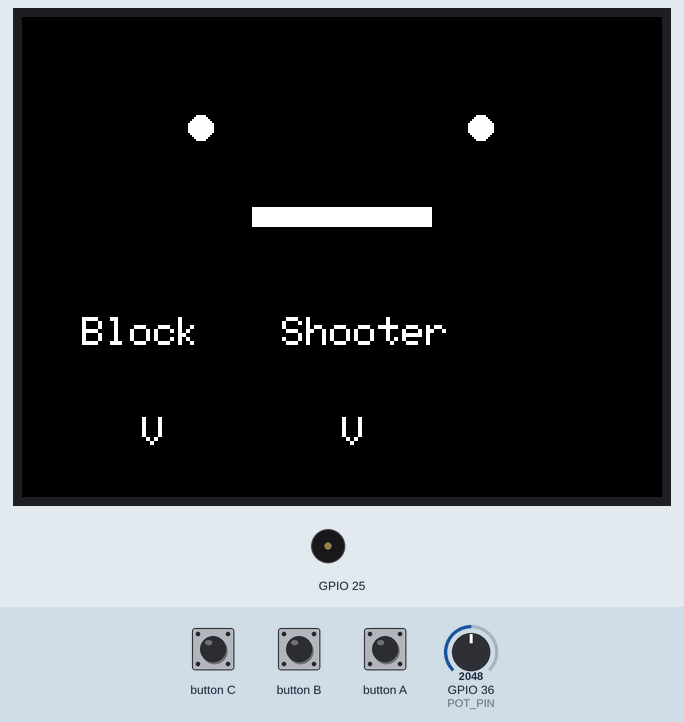
This sketch was run on a simulated ESP32. Shown: 320×240 colour display, buzzer (waves = sounding). Inputs (shaded band) come from the test bench; at power-on: GPIO 36 (POT_PIN) = 2048 (analog values on the 0–4095 scale). Random numbers use the default seed unless the sketch sets one.

Above: at 1.34 s.
1.5 s: button B pressed for 0.15 s
At 1.89 s:
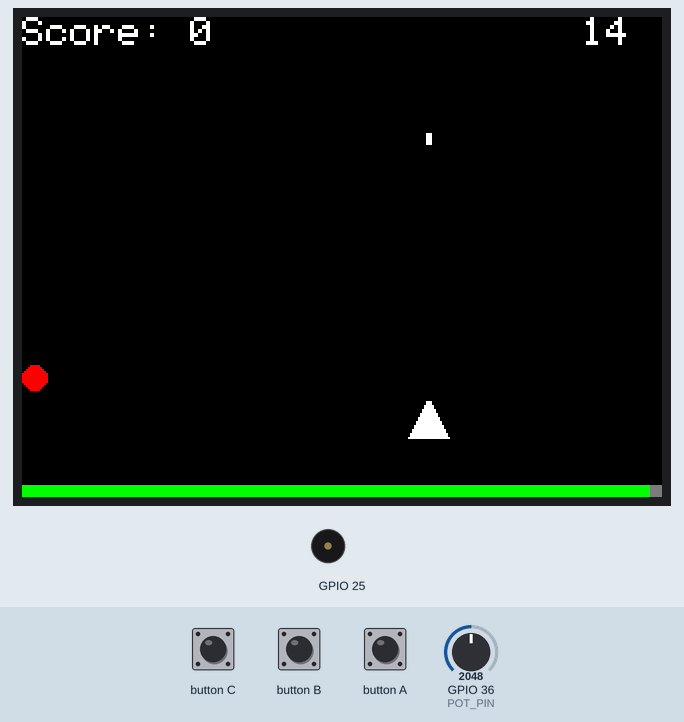
2.2 s: GPIO 36 (POT_PIN) set to 2097
At 2.51 s:
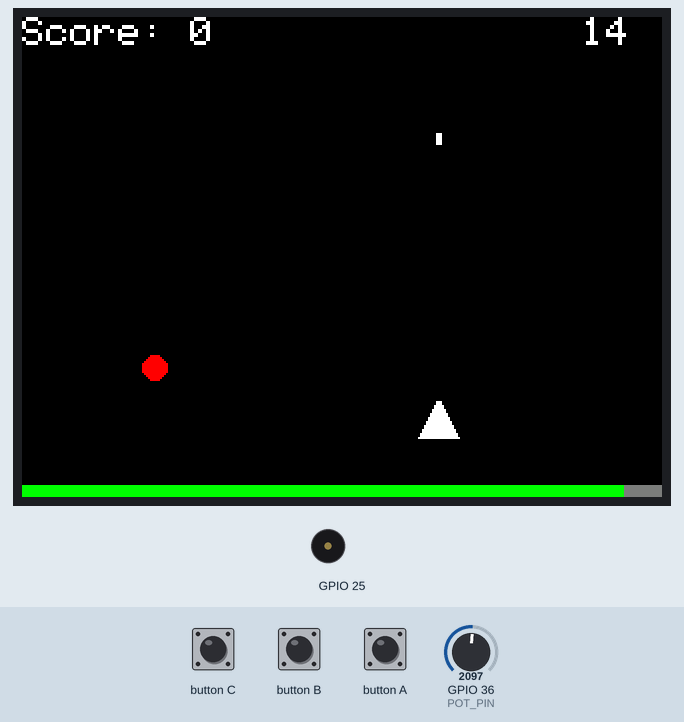
4.7 s: button C pressed for 0.15 s
5.4 s: button A pressed for 0.15 s
6.1 s: button C pressed for 1 s
7.7 s: button B pressed for 1 s
At 11.06 s:
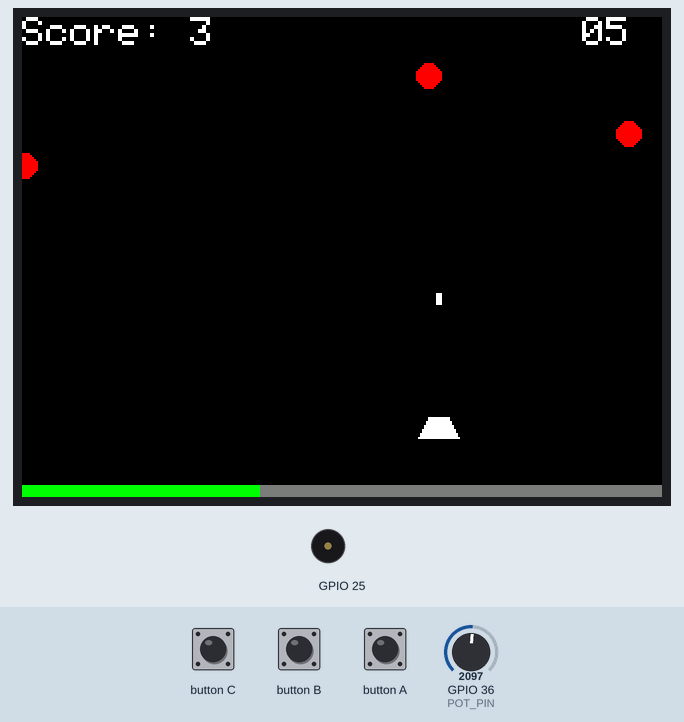
At 16.9 s:
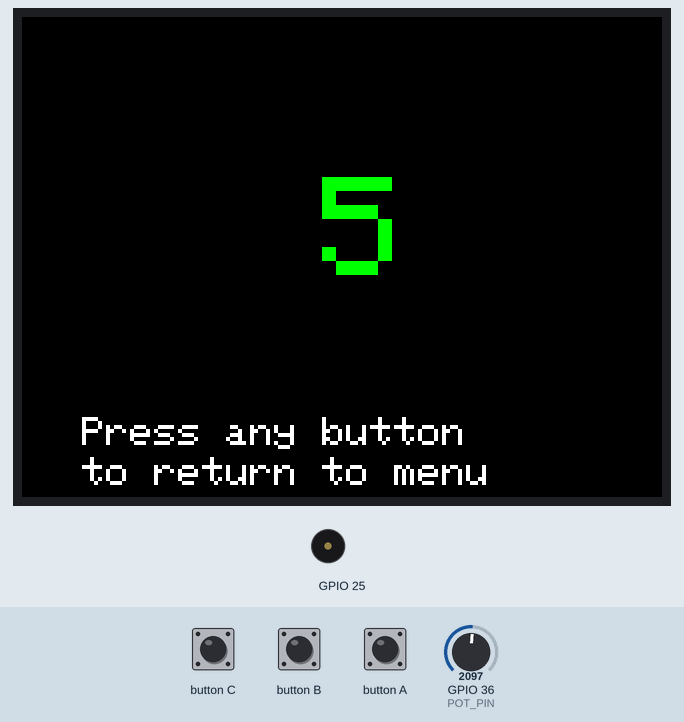
Timing chart, 0 to 18.0 s (numbered marks = the images above; inputs shaded):
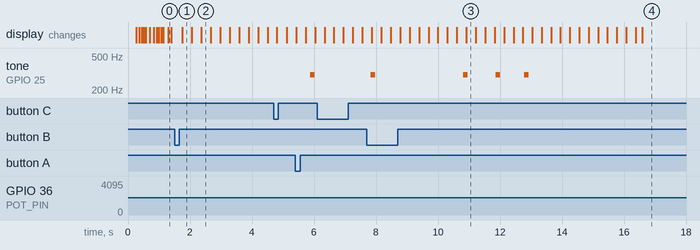

The sketch:

main.ino
```cpp
#include <M5Stack.h>
#include "GameManager.h"

GameManager game;

void setup() {
  M5.begin();
  pinMode(36, INPUT);
  game.init();
}

void loop() {
  M5.update();
  game.update();
}
```

BlockBreaker.cpp
```cpp
#include "BlockBreaker.h"
#include "GameManager.h"
#include "GameTypes.h"


BlockBreaker::Ball::Ball(int startX, int startY, int startDX, int startDY, int r) {
  x = startX; y = startY; dx = startDX; dy = startDY; radius = r;
}

void BlockBreaker::Ball::move() {
  x += dx; y += dy;
  if (x <= 0 || x >= 320) dx = -dx;
  if (y <= 0) dy = -dy;
}

void BlockBreaker::Ball::draw() {
  M5.Lcd.fillCircle(x, y, radius, WHITE);
}

void BlockBreaker::Ball::clear() {
  M5.Lcd.fillCircle(x, y, radius, BLACK);
}

void BlockBreaker::Ball::reset(int startX, int startY, int startDX, int startDY) {
  x = startX; y = startY; dx = startDX; dy = startDY;
}

BlockBreaker::Block::Block() {
  visible = false;
}

BlockBreaker::Block::Block(int startX, int startY, int w, int h, uint16_t c) {
  x = startX; y = startY; width = w; height = h; color = c; visible = true;
}

void BlockBreaker::Block::draw() {
  if (visible) M5.Lcd.fillRect(x, y, width, height, color);
}

void BlockBreaker::Block::clear() {
  M5.Lcd.fillRect(x, y, width, height, BLACK);
}

void BlockBreaker::Block::checkCollision(Ball& ball) {
  if (visible && ball.x >= x && ball.x <= x + width && ball.y >= y && ball.y <= y + height) {
    visible = false;
    clear();
    ball.dy = -ball.dy;
    M5.Speaker.tone(1500, 100);
  }
}

void BlockBreaker::setup() {
  M5.Lcd.fillScreen(BLACK);
  for (int row = 0; row < BLOCK_ROWS; row++) {
    for (int col = 0; col < BLOCK_COLS; col++) {
      uint16_t color = colors[random(0, 6)];
      blocks[row][col] = new Block(col * BLOCK_WIDTH, row * BLOCK_HEIGHT + 20, BLOCK_WIDTH, BLOCK_HEIGHT, color);
      blocks[row][col]->draw();
    }
  }
  paddleX = 160;
  ball = new Ball(160, 210, random(-8, 8), random(-7, -1), 5);
  ball->draw();
}

void BlockBreaker::update(GameState& state, bool& scoreDisplayed) {
  int val = analogRead(36);
  val = map(val, 150, 3100, 0, 320 - PADDLE_WIDTH);
  M5.Lcd.fillRect(paddleX, paddleY, PADDLE_WIDTH, 1, BLACK);
  paddleX = val;
  if (M5.BtnC.isPressed()) paddleX += 10;
  if (M5.BtnA.isPressed()) paddleX -= 10;
  paddleX = constrain(paddleX, 0, 320 - PADDLE_WIDTH);
  M5.Lcd.fillRect(paddleX, paddleY, PADDLE_WIDTH, 1, WHITE);

  ball->clear();
  ball->move();

  if (ball->y >= paddleY - ball->radius && ball->y <= paddleY + 10 &&
      ball->x >= paddleX && ball->x <= paddleX + PADDLE_WIDTH) {
    ball->dy = -ball->dy;
    int paddleCenter = paddleX + PADDLE_WIDTH / 2;
    int distanceFromCenter = ball->x - paddleCenter;
    ball->dx = distanceFromCenter / 5;
    M5.Speaker.tone(500, 100);
  }

  for (int row = 0; row < BLOCK_ROWS; row++) {
    for (int col = 0; col < BLOCK_COLS; col++) {
      blocks[row][col]->checkCollision(*ball);
    }
  }

  if (ball->y >= 240) {
    displayGameOver(state, scoreDisplayed);
    return;
  }

  if (allBlocksCleared()) {
    displayGameClear(state, scoreDisplayed);
    return;
  }

  ball->draw();
  delay(30);
}

bool BlockBreaker::allBlocksCleared() {
  for (int row = 0; row < BLOCK_ROWS; row++) {
    for (int col = 0; col < BLOCK_COLS; col++) {
      if (blocks[row][col]->visible) return false;
    }
  }
  return true;
}

void BlockBreaker::displayGameClear(GameState& state, bool& scoreDisplayed) {
  M5.Lcd.fillScreen(BLACK);
  M5.Lcd.setCursor(60, 120);
  M5.Lcd.setTextSize(4);
  M5.Lcd.setTextColor(GREEN);
  M5.Lcd.println("GAME CLEAR");
  M5.Lcd.setTextSize(2);
  M5.Lcd.setCursor(30, 200);
  M5.Lcd.println("Press any button");
  M5.Lcd.setCursor(30, 220);
  M5.Lcd.println("to return to menu");
  scoreDisplayed = true;
  state = MENU;
}

void BlockBreaker::displayGameOver(GameState& state, bool& scoreDisplayed) {
  M5.Lcd.fillScreen(BLACK);
  M5.Lcd.setCursor(60, 120);
  M5.Lcd.setTextSize(4);
  M5.Lcd.setTextColor(RED);
  M5.Lcd.println("GAME OVER");
  M5.Lcd.setTextSize(2);
  M5.Lcd.setCursor(30, 200);
  M5.Lcd.println("Press any button");
  M5.Lcd.setCursor(30, 220);
  M5.Lcd.println("to return to menu");
  scoreDisplayed = true;
  state = MENU;
}
```

BlockBreaker.h
```cpp
#pragma once
#include <M5Stack.h>
#include "GameTypes.h"

class BlockBreaker {
public:
  void setup();
  void update(GameState& state, bool& scoreDisplayed);

private:
  static const int BLOCK_WIDTH = 40;
  static const int BLOCK_HEIGHT = 20;
  static const int BLOCK_ROWS = 4;
  static const int BLOCK_COLS = 8;
  static const int PADDLE_WIDTH = 80;

  class Ball {
  public:
    int x, y, dx, dy, radius;
    Ball(int startX, int startY, int startDX, int startDY, int r);
    void move();
    void draw();
    void clear();
    void reset(int startX, int startY, int startDX, int startDY);
  };

  class Block {
  public:
    int x, y, width, height;
    uint16_t color;
    bool visible;
    Block();
    Block(int startX, int startY, int w, int h, uint16_t c);
    void draw();
    void clear();
    void checkCollision(Ball& ball);
  };

  Ball* ball;
  Block* blocks[BLOCK_ROWS][BLOCK_COLS];
  int paddleX = 160;
  int paddleY = 220;
  uint16_t colors[6] = {RED, GREEN, BLUE, YELLOW, CYAN, MAGENTA};

  bool allBlocksCleared();
  void displayGameClear(GameState& state, bool& scoreDisplayed);
  void displayGameOver(GameState& state, bool& scoreDisplayed);
};
```

FaceBG.cpp
```cpp
#include "FaceBG.h"

// ---------- utils ----------
float FaceBG::clampf(float v, float a, float b) { return v < a ? a : (v > b ? b : v); }
float FaceBG::lerpf(float a, float b, float t) { return a + (b - a) * t; }
float FaceBG::easeInOut(float t) {
  t = clampf(t, 0.0f, 1.0f);
  return t * t * (3.0f - 2.0f * t); // smoothstep
}
float FaceBG::mapf(float v, float inMin, float inMax, float outMin, float outMax) {
  if (inMax == inMin) return outMin;
  float t = (v - inMin) / (inMax - inMin);
  t = clampf(t, 0.0f, 1.0f);
  return outMin + (outMax - outMin) * t;
}

// ---------- scheduling ----------
void FaceBG::scheduleAutoGaze() {
  nextGazeMs = millis() + random(900, 2200);
  autoTX = random(-60, 61) / 100.0f; // -0.6..0.6
  autoTY = random(-30, 31) / 100.0f; // -0.3..0.3
}
void FaceBG::scheduleBlink() { nextBlinkMs = millis() + random(2200, 6000); }
void FaceBG::startBlink() { blinking = true; blinkStartMs = millis(); }

// 0..1（0=open, 1=closed）
float FaceBG::blinkValue() {
  if (!blinking) return 0.0f;

  // まぶたアニメ（ゆっくり）
  const uint32_t closeTime = 220;
  const uint32_t holdTime  = 180;
  const uint32_t openTime  = 260;
  const uint32_t total     = closeTime + holdTime + openTime;

  uint32_t t = millis() - blinkStartMs;
  if (t >= total) {
    blinking = false;
    scheduleBlink();
    return 0.0f;
  }

  if (t < closeTime) return easeInOut((float)t / closeTime);
  if (t < closeTime + holdTime) return 1.0f;

  uint32_t tt = t - (closeTime + holdTime);
  return 1.0f - easeInOut((float)tt / openTime);
}

// ---------- pot ----------
bool FaceBG::potIsActive(uint32_t now) const {
  return (now - lastPotMoveMs) < POT_ACTIVE_HOLD_MS;
}

void FaceBG::updatePot(uint32_t now) {
  potRaw = analogRead(POT_PIN);

  if (abs(potRaw - potLastRaw) >= POT_MOVE_DELTA) {
    lastPotMoveMs = now;
    potLastRaw = potRaw;
  }

  // -1..1
  float x = mapf((float)potRaw, (float)POT_MIN, (float)POT_MAX, -1.0f, 1.0f);

  // 少し落ち着かせる（ノイズ吸収）
  static float xf = 0.0f;
  xf = lerpf(xf, x, 0.18f);
  manualX = xf;
}

// ---------- drawing ----------
void FaceBG::drawStaticFaceOnce() {
  // ここで背景を作る（メニューUIはこの後に上書き描画）
  M5.Lcd.fillScreen(BG);

  // 口（固定：長方形バー）
  int mx = CX - MOUTH_W / 2;
  int my = MOUTH_Y - MOUTH_H / 2;
  M5.Lcd.fillRect(mx, my, MOUTH_W, MOUTH_H, FG);
}

void FaceBG::clearEyeBox(int ex, int ey) {
  int x = ex - EYE_BOX_W / 2;
  int y = ey - EYE_BOX_H / 2;
  M5.Lcd.fillRect(x, y, EYE_BOX_W, EYE_BOX_H, BG);
}

void FaceBG::drawEyeWithLids(int ex, int ey, int lidPx) {
  // eye dot
  M5.Lcd.fillCircle(ex, ey, EYE_R, FG);

  if (lidPx <= 0) return;

  int top = ey - EYE_BOX_H / 2;
  int bot = ey + EYE_BOX_H / 2;

  // eyelids
  M5.Lcd.fillRect(ex - EYE_BOX_W / 2, top, EYE_BOX_W, lidPx, BG);
  M5.Lcd.fillRect(ex - EYE_BOX_W / 2, bot - lidPx, EYE_BOX_W, lidPx, BG);

  // fully closed line
  if (lidPx >= (EYE_BOX_H / 2 - 2)) {
    M5.Lcd.drawLine(ex - 12, ey, ex + 12, ey, FG);
    M5.Lcd.drawLine(ex - 12, ey + 1, ex + 12, ey + 1, FG);
  }
}

// ---------- public ----------
void FaceBG::begin() {
  randomSeed(esp_random());
  analogReadResolution(12);

  // 初期化
  drawStaticFaceOnce();
  scheduleAutoGaze();
  scheduleBlink();

  potLastRaw = analogRead(POT_PIN);
  lastPotMoveMs = 0;

  // 初回描画（目を中央に）
  prevLx = prevLy = prevRx = prevRy = -999;
  prevLidPx = -1;

  lastFrameMs = millis();
}

void FaceBG::update() {
  // 30fps
  uint32_t now = millis();
  if (now - lastFrameMs < 33) return;
  lastFrameMs = now;

  updatePot(now);
  bool active = potIsActive(now);

  // auto gaze
  if (now >= nextGazeMs) scheduleAutoGaze();
  autoX = lerpf(autoX, autoTX, 0.04f);
  autoY = lerpf(autoY, autoTY, 0.04f);

  // blend: 操作中はmanualX、操作してない時はauto（pot値は無視）
  float targetX = active ? manualX : autoX;
  gazeX = lerpf(gazeX, targetX, active ? 0.25f : 0.06f);
  gazeY = autoY;

  // blink
  if (!blinking && now >= nextBlinkMs) startBlink();
  float b = blinkValue();
  int lidPx = (int)(b * (EYE_BOX_H / 2 + 4));

  // eye positions（移動量はここで調整）
  const float MOVE_X = 25.0f; // ←もっと動かしたければ 22, 26 などへ
  const float MOVE_Y = 6.0f;
  int ox = (int)(gazeX * MOVE_X);
  int oy = (int)(gazeY * MOVE_Y);

  int lx = CX - EYE_SPAN_X + ox;
  int ly = EYE_BASE_Y + oy;
  int rx = CX + EYE_SPAN_X + ox;
  int ry = EYE_BASE_Y + oy;

  bool changed =
    (lx != prevLx) || (ly != prevLy) ||
    (rx != prevRx) || (ry != prevRy) ||
    (lidPx != prevLidPx);

  if (!changed) return;

  // erase old
  if (prevLx > -500) clearEyeBox(prevLx, prevLy);
  if (prevRx > -500) clearEyeBox(prevRx, prevRy);

  // draw new
  clearEyeBox(lx, ly);
  clearEyeBox(rx, ry);
  drawEyeWithLids(lx, ly, lidPx);
  drawEyeWithLids(rx, ry, lidPx);

  prevLx = lx; prevLy = ly;
  prevRx = rx; prevRy = ry;
  prevLidPx = lidPx;
}
```

FaceBG.h
```cpp
#pragma once
#include <M5Stack.h>

class FaceBG {
public:
  void begin();   // メニュー表示時に1回呼ぶ（背景+口+最初の目）
  void update();  // MENU中に毎フレーム呼ぶ（目だけ差分更新）

private:
  // ===== レイアウト（UIに当たらないよう上寄せ）=====
  static const int CX = 160;
  static const int EYE_BASE_Y = 55;   // 目は上側へ
  static const int MOUTH_Y    = 100;  // 口も上側へ（MENU文字 y=150 以降を避ける）

  // ===== 見た目 =====
  static const uint16_t BG = BLACK;
  static const uint16_t FG = WHITE;

  static const int EYE_SPAN_X = 70;
  static const int EYE_R = 6;

  // 目の差分更新範囲（ここだけ黒で消して描き直す）
  static const int EYE_BOX_W = 60;
  static const int EYE_BOX_H = 46;

  // 口（固定の横棒：MENUでは動かさない）
  static const int MOUTH_W = 90;
  static const int MOUTH_H = 10;

  // ===== 可変抵抗（GPIO36）=====
  static const int POT_PIN = 36;
  static const int POT_MIN = 150;
  static const int POT_MAX = 3100;
  static const int POT_MOVE_DELTA = 20;           // ノイズで誤判定しやすければ増やす
  static const uint32_t POT_ACTIVE_HOLD_MS = 800; // 最後に動いた後、操作中扱いする時間

  // ===== アニメ =====
  uint32_t lastFrameMs = 0;

  // 自動視線（操作してない時）
  float autoX = 0.0f, autoY = 0.0f;
  float autoTX = 0.0f, autoTY = 0.0f;
  uint32_t nextGazeMs = 0;

  // 可変抵抗（操作中）
  int potRaw = 0;
  int potLastRaw = 0;
  uint32_t lastPotMoveMs = 0;
  float manualX = 0.0f;   // -1..1

  // ブレンド後の最終視線
  float gazeX = 0.0f;
  float gazeY = 0.0f;

  // まばたき
  bool blinking = false;
  uint32_t nextBlinkMs = 0;
  uint32_t blinkStartMs = 0;

  // 前回描画（消すため）
  int prevLx = -999, prevLy = -999;
  int prevRx = -999, prevRy = -999;
  int prevLidPx = -1;

  // utils
  static float clampf(float v, float a, float b);
  static float lerpf(float a, float b, float t);
  static float easeInOut(float t);
  static float mapf(float v, float inMin, float inMax, float outMin, float outMax);

  void scheduleAutoGaze();
  void scheduleBlink();
  void startBlink();
  float blinkValue(); // 0..1（0=open, 1=closed）

  void drawStaticFaceOnce();
  void clearEyeBox(int ex, int ey);
  void drawEyeWithLids(int ex, int ey, int lidPx);

  void updatePot(uint32_t now);
  bool potIsActive(uint32_t now) const;
};
```

GameManager.cpp
```cpp
#include <M5Stack.h>
#include "GameManager.h"
#include "GameTypes.h"

void GameManager::init() {
  showMenu();
}

void GameManager::showMenu() {
  // 1) 背景として顔を描く（ここで黒背景も作る）
  face.begin();

  // 2) その上に既存のメニューUIを“そのまま”描く（座標も文字も同じ）
  M5.Lcd.setCursor(30, 100);
  M5.Lcd.setTextColor(WHITE);
  M5.Lcd.setTextSize(2);

  M5.Lcd.setCursor(30, 150);
  M5.Lcd.println("Block");

  M5.Lcd.setCursor(130, 150);
  M5.Lcd.println("Shooter");

  M5.Lcd.setCursor(60, 200);
  M5.Lcd.println("V");

  M5.Lcd.setCursor(160, 200);
  M5.Lcd.println("V");
}

void GameManager::update() {
  if (scoreDisplayActive) {
    if (M5.BtnA.wasPressed() || M5.BtnB.wasPressed() || M5.BtnC.wasPressed()) {
      currentGame = MENU;
      scoreDisplayActive = false;
      showMenu();
    }
    return;
  }

  if (currentGame == MENU) {
    // ★メニューでも可変抵抗で目を動かす＆操作してない時は自動視線
    // 差分更新なのでUIは基本そのまま
    face.update();

    if (M5.BtnA.wasPressed()) {
      currentGame = BLOCK_BREAKER;
      blockBreaker.setup();
    } else if (M5.BtnB.wasPressed()) {
      currentGame = SHOOTER;
      shooter.setup();
    }
    return;
  }

  if (currentGame == BLOCK_BREAKER) {
    blockBreaker.update(currentGame, scoreDisplayActive);
  } else if (currentGame == SHOOTER) {
    shooter.update(currentGame, scoreDisplayActive);
  }
}
```

GameManager.h
```cpp
#pragma once
#include "BlockBreaker.h"
#include "Shooter.h"
#include "GameTypes.h"
#include "FaceBG.h"   // ←追加

class Shooter;

class GameManager {
public:
  void init();
  void update();

private:
  GameState currentGame = MENU;
  BlockBreaker blockBreaker;
  Shooter shooter;
  bool scoreDisplayActive = false;

  FaceBG face;        // ←追加

  void showMenu();
};
```

GameTypes.h
```cpp
#pragma once

enum GameState {
  MENU,
  BLOCK_BREAKER,
  SHOOTER
};
```

Shooter.cpp
```cpp
#include "Shooter.h"
#include "GameTypes.h"
#include <TimeLib.h>

void Shooter::setup() {
  gameStartTime = millis();
  score = 0;
  bulletCount = 0;
  enemyCount = 0;
  shipX = 160;
  M5.Lcd.fillScreen(BLACK);
  drawScore();
}

void Shooter::update(GameState& state, bool& scoreDisplayed) {
  if (millis() - gameStartTime >= 15000) {
    displayFinalScore(state, scoreDisplayed);
    return;
  }

  drawScore();
  drawClock();

  static int lastShipX = -1;
  static unsigned long lastShotTime = 0;
  static unsigned long lastEnemyTime = 0;

  int val = analogRead(36);
  shipX = map(val, 150, 3100, shipSize, 320 - shipSize);
  if (shipX != lastShipX) {
    drawShip(lastShipX, shipY, shipSize, BLACK);
    drawShip(shipX, shipY, shipSize, WHITE);
    lastShipX = shipX;
  }

  if (millis() - lastShotTime > 200) {
    shootBullet(shipX, shipY - shipSize);
    lastShotTime = millis();
  }

  if (millis() - lastEnemyTime > 1000) {
    spawnEnemy();
    lastEnemyTime = millis();
  }

  updateBullets();
  updateEnemies();
}

void Shooter::drawShip(int x, int y, int size, uint16_t color) {
  if (x < 0) return;
  M5.Lcd.fillTriangle(x, y - size, x - size, y + size, x + size, y + size, color);
}

void Shooter::shootBullet(int x, int y) {
  if (bulletCount < MAX_BULLETS) {
    bullets[bulletCount].x = x;
    bullets[bulletCount].y = y;
    bullets[bulletCount].speed = -8;
    bulletCount++;
  }
}

void Shooter::updateBullets() {
  for (int i = 0; i < bulletCount; i++) {
    M5.Lcd.fillRect(bullets[i].x - 1, bullets[i].y - 4, 3, 6, BLACK);
    bullets[i].y += bullets[i].speed;
    if (bullets[i].y < 0) {
      bullets[i] = bullets[--bulletCount];
      i--;
      continue;
    }
    M5.Lcd.fillRect(bullets[i].x - 1, bullets[i].y - 4, 3, 6, WHITE);
  }
}

void Shooter::drawScore() {
  M5.Lcd.fillRect(0, 0, 160, 20, BLACK);
  M5.Lcd.setCursor(0, 0);
  M5.Lcd.setTextColor(WHITE);
  M5.Lcd.setTextSize(2);
  M5.Lcd.print("Score: ");
  M5.Lcd.print(score);
}

void Shooter::drawClock() {
  unsigned long remaining = 15000 - (millis() - gameStartTime);
  if ((int)remaining < 0) remaining = 0;
  unsigned long ms = remaining / 1000;
  int h = ms / 3600;
  int m = (ms % 3600) / 60;
  int s = ms % 60;
  M5.Lcd.fillRect(240, 0, 80, 20, BLACK);
  M5.Lcd.setCursor(280, 0);
  M5.Lcd.setTextColor(WHITE);
  M5.Lcd.setTextSize(2);
  M5.Lcd.printf("%02d", s);
  int barMaxWidth = 320;
  int barHeight = 6;
  int filledWidth = map(remaining, 0, 15000, 0, barMaxWidth);
  M5.Lcd.fillRect(0, 234, barMaxWidth, barHeight, DARKGREY);
  M5.Lcd.fillRect(0, 234, filledWidth, barHeight, GREEN);
}

void Shooter::spawnEnemy() {
  if (enemyCount >= MAX_ENEMIES) return;
  Enemy e;
  int side = random(0, 2);
  int minY = 20;
  int maxY = shipY - shipSize * 3;
  if (maxY <= minY) maxY = minY + 1;
  if (side == 0) {
    e.x = -10; e.y = random(minY, maxY);
    e.vx = 1;
    e.vy = 0;
  } else {
    e.x = 330;
    e.y = random(minY, maxY);
    e.vx = -1;
    e.vy = 0;
  }
  e.angle = 0;
  e.alive = true;
  enemies[enemyCount++] = e;
}

void Shooter::updateEnemies() {
  for (int i = 0; i < enemyCount; i++) {
    if (!enemies[i].alive) {
      M5.Lcd.fillCircle(enemies[i].x, enemies[i].y, 6, BLACK);
      enemies[i] = enemies[--enemyCount];
      i--;
      continue;
    }
    M5.Lcd.fillCircle(enemies[i].x, enemies[i].y, 6, BLACK);
    enemies[i].angle += 0.1;
    enemies[i].x += enemies[i].vx;
    enemies[i].y += enemies[i].vy + sin(enemies[i].angle) * 1.5;
    for (int j = 0; j < bulletCount; j++) {
      int dx = enemies[i].x - bullets[j].x;
      int dy = enemies[i].y - bullets[j].y;
      if (dx * dx + dy * dy < 36) {
        enemies[i].alive = false;
        M5.Speaker.tone(300, 150);  // 低くて短めの爆発音
        bullets[j] = bullets[--bulletCount];
        score++;
        drawScore();
        break;
      }
    }
    if (enemies[i].x < -10 || enemies[i].x > 330 || enemies[i].y < -10 || enemies[i].y > 250) {
      M5.Lcd.fillCircle(enemies[i].x, enemies[i].y, 6, BLACK);
      enemies[i] = enemies[--enemyCount];
      i--;
      continue;
    }
    if (enemies[i].alive) {
      M5.Lcd.fillCircle(enemies[i].x, enemies[i].y, 6, RED);
    }
  }
}

void Shooter::displayFinalScore(GameState& state, bool& scoreDisplayed) {
  M5.Lcd.fillScreen(BLACK);
  M5.Lcd.setCursor(150, 80);
  M5.Lcd.setTextSize(8);
  M5.Lcd.setTextColor(GREEN);
  M5.Lcd.print(score);
  M5.Lcd.setTextSize(2);
  M5.Lcd.setTextColor(WHITE);
  M5.Lcd.setCursor(30, 200);
  M5.Lcd.println("Press any button");
  M5.Lcd.setCursor(30, 220);
  M5.Lcd.println("to return to menu");
  scoreDisplayed = true;
  state = MENU;
}
```

Source omitted: Shooter.h (846 bytes)

Measured:
- the behaviour switches between 2057 and 2058 on GPIO 36 (POT_PIN) (found by bisection; images 1 and 2)
- by itself, tone on GPIO 25: plays 300 Hz for 0.15 s, 300 Hz for 0.15 s, 300 Hz for 0.15 s, 300 Hz for 0.15 s
